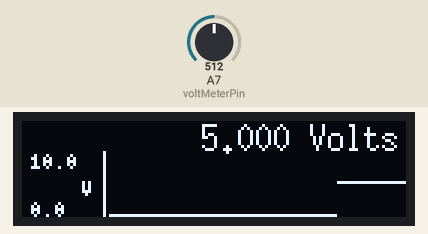
The sketch below on a simulated Arduino Nano, built with avr-gcc and run on an emulated ATmega328P. Shown: 128×32 one-colour display. The inputs (shaded band) are chosen by the test bench; at power-on: A7 (voltMeterPin) = 512. What the sketch prints to the serial monitor is not drawn.

Above: at 2.2 s.
2.3 s: A7 (voltMeterPin) set to 716
At 2.78 s:
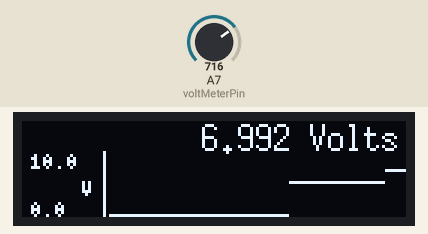
4.1 s: A7 (voltMeterPin) set to 900
At 4.31 s:
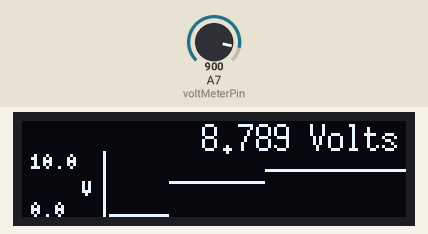
5.6 s: A7 (voltMeterPin) set to 1023
At 10.8 s:
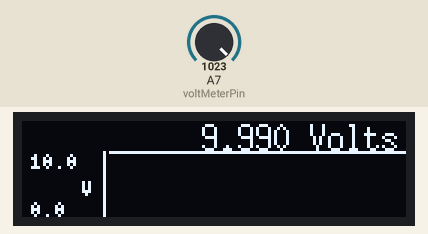
Timing chart, 0 to 12.3 s (numbered marks = the images above; inputs shaded):
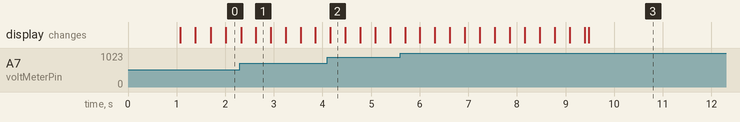

The sketch:

VoltmeterV2.ino
```cpp
// implements a voltmeter using a single analog pin
// and a SSD1306 128x32 OLED screen to display

#include <U8g2lib.h>
#include <Wire.h>

const unsigned char OLED_WIDTH {
  128
};
const unsigned char OLED_HEIGHT {32};

const int voltMeterPin { A7};

const double RANGE_MAX {
  10.0
};  //maximum voltage to read
const double RANGE_MIN {
  0.0
}; // minimum voltage to read
const int ADC_MAX {
  1024
};  // maximum counts from ADC
const int ADC_MIN {
  0
};  // minimum counts from ADC
const unsigned char CHART_BUFFER_SIZE {
  100
}; // number of readings to display
const unsigned char TRACE_HEIGHT {
  22
}; //vertical number of pixels set aside for the time trace


const unsigned char CHART_OFFSET_X {OLED_WIDTH - CHART_BUFFER_SIZE};
const unsigned char CHART_OFFSET_Y {OLED_HEIGHT - TRACE_HEIGHT};

// A circular buffer with scaled position of a voltage
// point from 0 to TRACE_HEIGHT with 0 = RANGE_MIN V and
//  TRACE_HEIGHT = RANGE_MAX V
char readings[CHART_BUFFER_SIZE];
unsigned char head = 0;
char str_message[20];
char str_voltage[8];
double voltage;
char scale_hi[6];
char scale_lo[6];

// display on a OLED using the u8g2 library
U8G2_SSD1306_128X32_UNIVISION_F_SW_I2C u8g2(U8G2_R0,
    /* clock=*/ SCL,
    /* data=*/ SDA,
    /* reset=*/ U8X8_PIN_NONE);


void setup() {
  // put your setup code here, to run once:
  for (int i = 0; i < CHART_BUFFER_SIZE; ++i) {
    readings[i] = 0;
  }
  Serial.begin(115200);
  u8g2.begin();
  u8g2.clearBuffer();
  u8g2.setFont(u8g2_font_ncenB08_tr);
  u8g2.drawStr(0, 10, "Volt Meter 2.0");
  u8g2.sendBuffer();
  delay(1000);
  u8g2.clearBuffer();
  u8g2.setFont(u8g2_font_6x13_tf);
  u8g2.sendBuffer();
  Serial.println("Voltmeter v2.0");
  dtostrf(RANGE_MAX, 3, 1, scale_hi);
  dtostrf(RANGE_MIN, 3, 1, scale_lo);

}

void loop() {
  // put your main code here, to run repeatedly:


  voltage = (double)analogRead(voltMeterPin) / (double)ADC_MAX * (RANGE_MAX - RANGE_MIN);
  dtostrf(voltage, 4, 3, str_voltage); // convert double to string
  sprintf(str_message, "%s Volts", str_voltage);
  Serial.println(str_message);
  u8g2.clearBuffer();
  u8g2.setFont(u8g2_font_6x13_tf);
  u8g2.drawStr(60, 10, str_message);

  // scale the latest voltage and add it to the buffer at position head
  // then plot the graph
  u8g2.setFont(u8g2_font_4x6_tf);
  u8g2.drawStr(3, OLED_HEIGHT - TRACE_HEIGHT + 6, scale_hi);
  u8g2.drawStr(3, OLED_HEIGHT, scale_lo);
  u8g2.drawStr(CHART_OFFSET_X-8,OLED_HEIGHT-(TRACE_HEIGHT/2)+4, "V");
  u8g2.drawLine(CHART_OFFSET_X - 1, OLED_HEIGHT - TRACE_HEIGHT, CHART_OFFSET_X - 1, OLED_HEIGHT-1);

  readings[head] = (voltage/(RANGE_MAX-RANGE_MIN))*TRACE_HEIGHT;

  unsigned char runner = head;
  for (int index = 0; index < CHART_BUFFER_SIZE; ++index) {
    u8g2.drawPixel(CHART_OFFSET_X + CHART_BUFFER_SIZE - index, OLED_HEIGHT - readings[runner] - 1);
    if (runner > 0) {
      runner--;
    } else {
      runner = CHART_BUFFER_SIZE - 1;
    }
  }
  u8g2.sendBuffer();

  head++;
  if (CHART_BUFFER_SIZE == head) {
    head = 0;
  }


}
```
